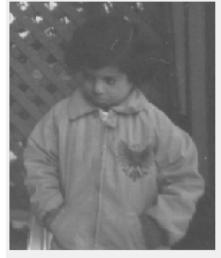
#> input picture assets/pout-dark.jpg, 221 x 258 px
$ python 4.py   (older library calls are emulated)
#> lines starting #> are read from the running program, lines starting #| are printed output that depends on the picture
import cv2
from matplotlib import pyplot as plt
from skimage.exposure import match_histograms

dark_img = cv2.imread('../assets/pout-dark.jpg',0) # Source
#> dark_img is the input picture: shape (258, 221); min 70, max 255, mean 123.5
bright_img = cv2.imread('../assets/pout-bright.jpg',0) # Reference
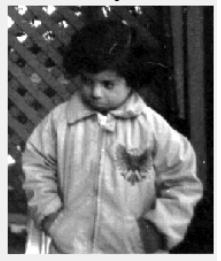
#> input picture assets/pout-bright.jpg, 221 x 261 px
#> bright_img is the input picture: shape (261, 221); min 0, max 255, mean 114.2

matched = match_histograms(dark_img, bright_img, multichannel=True)
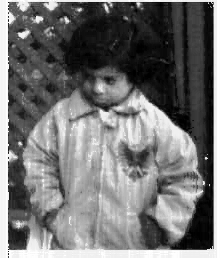
#> matched: shape (258, 221); min 0, max 255, mean 115.5

fig, (ax1, ax2, ax3) = plt.subplots(nrows=1, ncols=3, figsize=(8, 3),
                                    sharex=True, sharey=True)
for aa in (ax1, ax2, ax3):
    aa.set_axis_off()

ax1.imshow(dark_img)
ax1.set_title('Source')
ax2.imshow(bright_img)
ax2.set_title('Reference')
ax3.imshow(matched)
ax3.set_title('Matched')

plt.tight_layout()
plt.show()
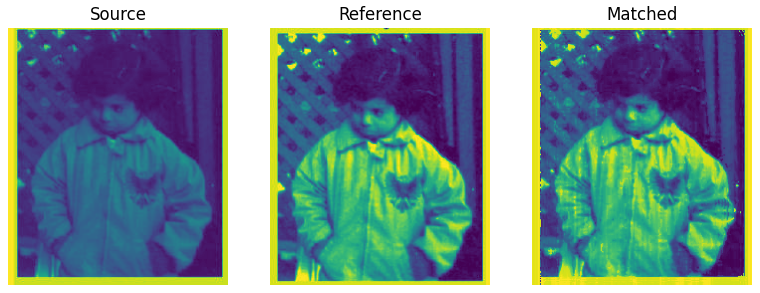
#> figure drawn by matplotlib, 3 panels
